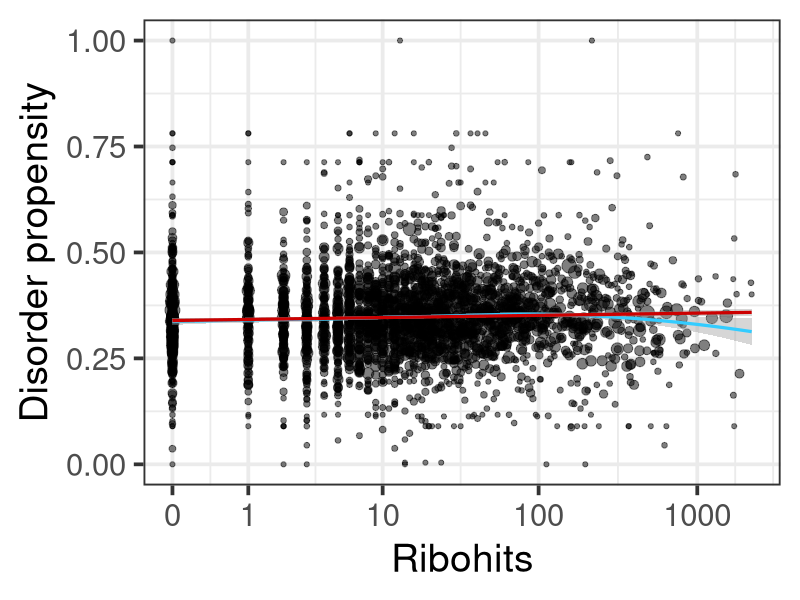
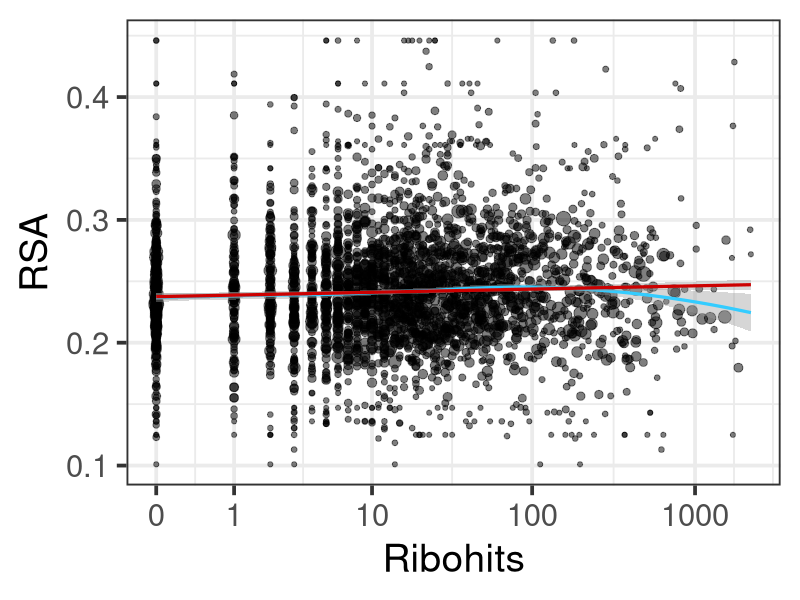
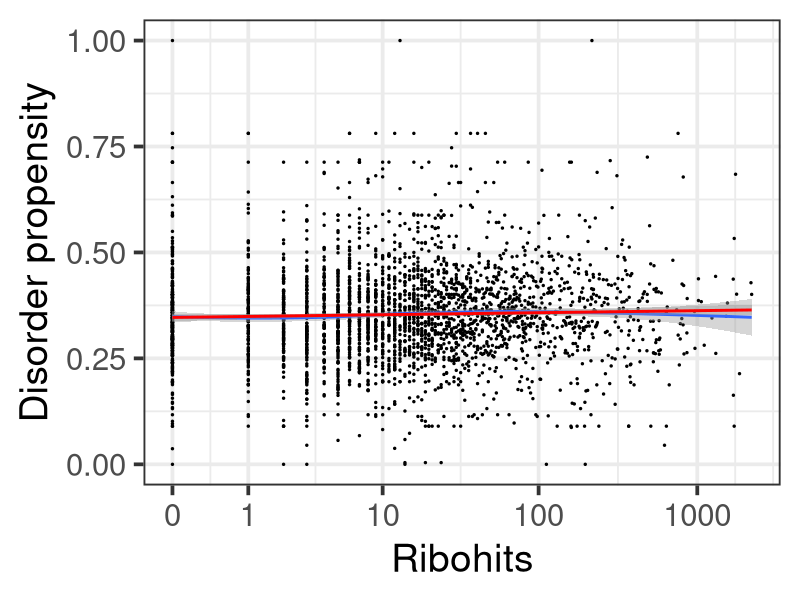
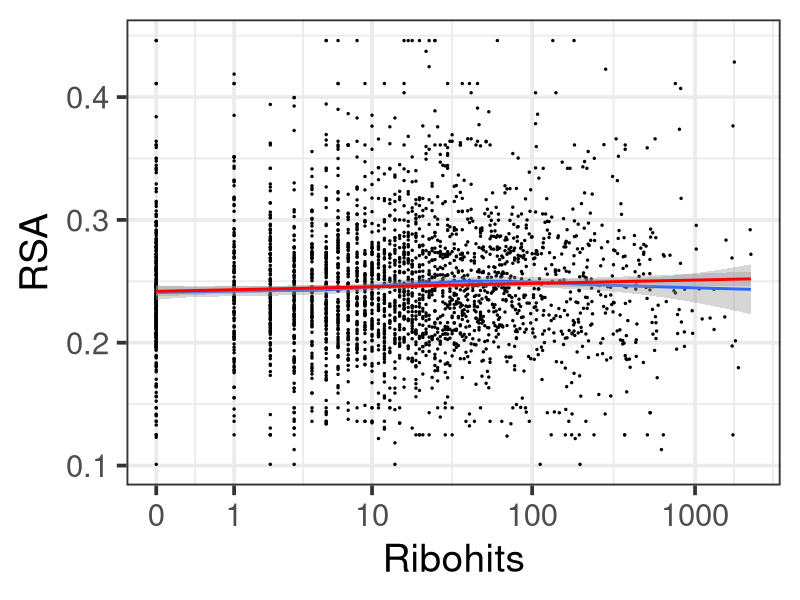
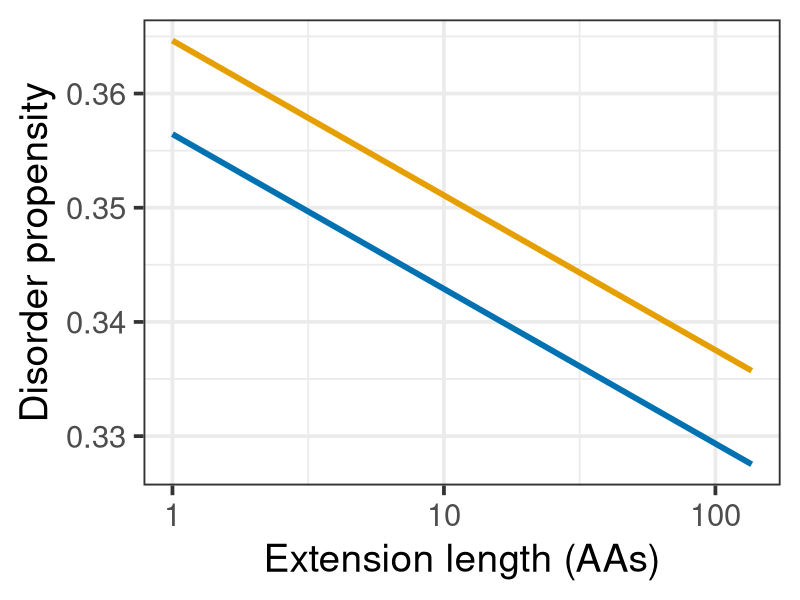
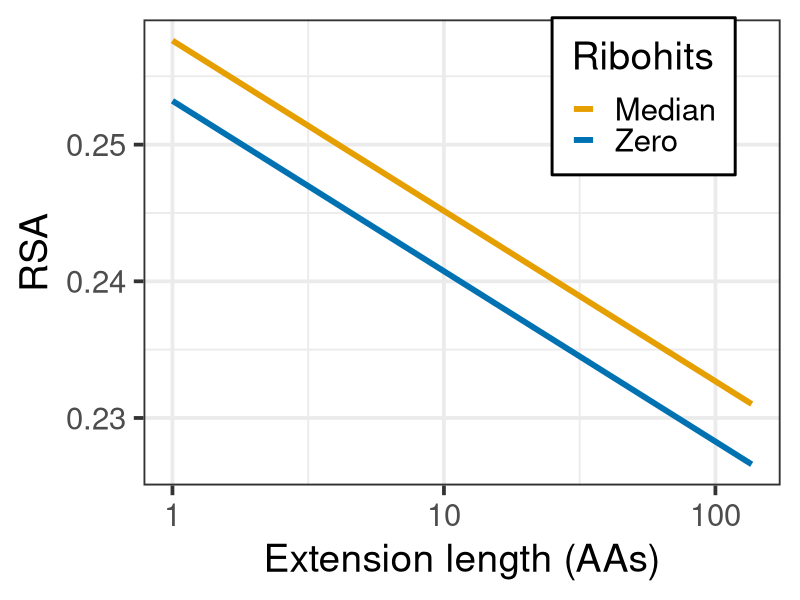

Here is the R script that generated these plots, in order:
# Figure 6 code.

# Load ribohits data.
ribohits.data <- read.table("ribohits_data_11-13-19.tab", header = T, sep = "\t", stringsAsFactors = F)

# Load packages.
library(tidyverse)

# Removing fragile proteins.
ribohits.nofragile <- ribohits.data[ribohits.data$Fragile == 0,]

# Building the disorder propensity and RSA models.
disprop.lm <- lm(
  data = ribohits.nofragile,
  formula = Disorder.prop.0 ~ log10(Ribohits.summed + 0.5) + log10(Length.0),
  weights = Length.0 - 1
)
disprop.summary <- summary(disprop.lm)
disprop.int <- disprop.summary$coefficients[1,1]
disprop.b.ribo <- disprop.summary$coefficients[2,1]
disprop.b.length <- disprop.summary$coefficients[3,1]
drop1(disprop.lm, test = "Chisq")

hydrophilicity.lm <- lm(
  data = ribohits.nofragile,
  formula = RSA.hydrophilicity.0 ~ log10(Ribohits.summed + 0.5) + log10(Length.0),
  weights = Length.0 - 1
)
rsa.summary <- summary(hydrophilicity.lm)
rsa.int <- rsa.summary$coefficients[1,1]
rsa.b.ribo <- rsa.summary$coefficients[2,1]
rsa.b.length <- rsa.summary$coefficients[3,1]
drop1(hydrophilicity.lm, test = "Chisq")

ribo.median <- log10(median(ribohits.nofragile$Ribohits.summed + 0.5, na.rm = T))
ribo.none <- log10(0.5)

# Weighted R2.
disprop.nolength.lm <- lm(
  data = ribohits.nofragile,
  formula = Disorder.prop.0 ~ log10(Ribohits.summed + 0.5),
  weights = Length.0 - 1
)
disprop.nolength.summary <- summary(disprop.nolength.lm)
disprop.nolength.summary

disprop.nolength.noweights.lm <- lm(
  data = ribohits.nofragile,
  formula = Disorder.prop.0 ~ log10(Ribohits.summed + 0.5)
)
disprop.nolength.noweights.summary <- summary(disprop.nolength.noweights.lm)
disprop.nolength.noweights.summary

disprop.noweights.lm <- lm(
  data = ribohits.nofragile,
  formula = Disorder.prop.0 ~ log10(Ribohits.summed + 0.5) + log10(Length.0)
)
disprop.noweights.summary <- summary(disprop.noweights.lm)
disprop.noweights.summary

hydrophilicity.nolength.lm <- lm(
  data = ribohits.nofragile,
  formula = RSA.hydrophilicity.0 ~ log10(Ribohits.summed + 0.5),
  weights = Length.0 - 1
)
rsa.nolength.summary <- summary(hydrophilicity.nolength.lm)
rsa.nolength.summary

hydrophilicity.nolength.noweights.lm <- lm(
  data = ribohits.nofragile,
  formula = RSA.hydrophilicity.0 ~ log10(Ribohits.summed + 0.5)
)
rsa.nolength.noweights.summary <- summary(hydrophilicity.nolength.noweights.lm)
rsa.nolength.noweights.summary

hydrophilicity.noweights.lm <- lm(
  data = ribohits.nofragile,
  formula = RSA.hydrophilicity.0 ~ log10(Ribohits.summed + 0.5) + log10(Length.0)
)
rsa.noweights.summary <- summary(hydrophilicity.noweights.lm)
rsa.noweights.summary

# Part A.
fig.6a.dprop <-
  ggplot(data = ribohits.nofragile,
         aes(x = log10(Ribohits.summed + 0.5),
             y = Disorder.prop.0,
             weight = Length.0 - 1,
             size = Length.0 - 1)
  ) +
  geom_point(alpha = 0.5) +
  geom_smooth(method = "loess", color = "#33CCFF", lwd = 1.1) +
  geom_smooth(method = "lm", color = "#CC0000", lwd = 1.1) +
  xlab("Ribohits") +
  ylab("Disorder propensity") +
  #scale_y_continuous(breaks = sqrt(c(0, 0.1, 0.25, 0.5)),
  #                   labels = c("0.00", "0.10", "0.25", "0.50")) +
  scale_x_continuous(breaks = log10(c(0.5, 1.5, 10.5, 100.5, 1000.5)),
                     labels = c(0, 1, 10, 100, 1000)) +
  theme_bw(base_size = 28) +
  theme(legend.position = "none")
png(filename = "Disprop_weighted_loess_lm_2-18-20.png", width = 6, height = 6, units = "in", res = 350)
#ggExtra::ggMarginal(fig.6a.dprop, type = "histogram")
fig.6a.dprop
dev.off()

fig.6a.rsa <-
  ggplot(data = ribohits.nofragile,
         aes(x = log10(Ribohits.summed + 0.5),
             y = RSA.hydrophilicity.0,
             weight = Length.0 - 1,
             size = Length.0 - 1)
  ) +
  geom_point(alpha = 0.5) +
  geom_smooth(method = "loess", color = "#33CCFF", lwd = 1.1) +
  geom_smooth(method = "lm", color = "#CC0000", lwd = 1.1) +
  xlab("Ribohits") +
  ylab("RSA") +
  #scale_y_continuous(breaks = sqrt(c(0, 0.1, 0.25, 0.5)),
  #                   labels = c("0.00", "0.10", "0.25", "0.50")) +
  scale_x_continuous(breaks = log10(c(0.5, 1.5, 10.5, 100.5, 1000.5)),
                     labels = c(0, 1, 10, 100, 1000)) +
  theme_bw(base_size = 28) +
  theme(legend.position = "none")
png(filename = "RSA_weighted_loess_lm_2-18-20.png", width = 6, height = 6, units = "in", res = 350)
#ggExtra::ggMarginal(fig.6a.rsa, type = "histogram")
fig.6a.rsa
dev.off()

# Unweighted versions of part A.
fig.6a.unweighted.dprop <-
  ggplot(data = ribohits.nofragile,
         aes(x = log10(Ribohits.summed + 0.5),
             y = Disorder.prop.0)
  ) +
  geom_point(size = 0.5) +
  geom_smooth(method = "loess") +
  geom_smooth(method = "lm", color = "red") +
  xlab("Ribohits") +
  ylab("Disorder propensity") +
  #scale_y_continuous(breaks = sqrt(c(0, 0.1, 0.25, 0.5)),
  #                   labels = c("0.00", "0.10", "0.25", "0.50")) +
  scale_x_continuous(breaks = log10(c(0.5, 1.5, 10.5, 100.5, 1000.5)),
                     labels = c(0, 1, 10, 100, 1000)) +
  theme_bw(base_size = 28)
png(filename = "Disprop_unweighted_loess_lm_2-18-20.png", width = 6, height = 6, units = "in", res = 350)
#ggExtra::ggMarginal(fig.6a.dprop, type = "histogram")
fig.6a.unweighted.dprop
dev.off()

fig.6a.unweighted.rsa <-
  ggplot(data = ribohits.nofragile,
         aes(x = log10(Ribohits.summed + 0.5),
             y = RSA.hydrophilicity.0)
  ) +
  geom_point(size = 0.5) +
  geom_smooth(method = "loess") +
  geom_smooth(method = "lm", color = "red") +
  xlab("Ribohits") +
  ylab("RSA") +
  #scale_y_continuous(breaks = sqrt(c(0, 0.1, 0.25, 0.5)),
  #                   labels = c("0.00", "0.10", "0.25", "0.50")) +
  scale_x_continuous(breaks = log10(c(0.5, 1.5, 10.5, 100.5, 1000.5)),
                     labels = c(0, 1, 10, 100, 1000)) +
  theme_bw(base_size = 28)
png(filename = "RSA_unweighted_loess_lm_2-18-20.png", width = 6, height = 6, units = "in", res = 350)
#ggExtra::ggMarginal(fig.6a.rsa, type = "histogram")
fig.6a.unweighted.rsa
dev.off()

# Part B
cbPalette <- c("#000000", "#E69F00", "#56B4E9", "#009E73", "#F0E442", "#0072B2", "#D55E00", "#CC79A7")

png(filename = "DisProp_L0_ribo_2-19-20.png", width = 6, height = 6, units = "in", res = 350)
ggplot(data = ribohits.data[ribohits.data$Fragile == 0,],
       aes(x = log10(Length.0),
           y = Disorder.prop.0,
           color = Ribohits)) +
  stat_function(fun = function(x)disprop.int+disprop.b.length*x+disprop.b.ribo*ribo.none,
                geom = "line", aes(color = "No"), size = 2) +
  stat_function(fun = function(x)disprop.int+disprop.b.length*x+disprop.b.ribo*ribo.median,
                geom = "line", aes(color = "Yes"), size = 2) +
  xlab("Extension length (AAs)") +
  ylab("Disorder propensity") +
  scale_x_continuous(breaks = log10(c(1, 10, 100)),
                     labels = c(1, 10, 100)) +
  #scale_y_continuous(breaks = sqrt(c(0.04, 0.16, 0.36)),
  #                   labels = c(0.04, 0.16, 0.36),
  #                   limits = c(0.125, 0.725)) +
  theme_bw(base_size = 28) +
  scale_color_manual(limits = c("Yes", "No"), values = cbPalette[c(2,6)]) +
  theme(legend.position = "none")
dev.off()

png(filename = "Hydrophilic_L0_ribo_2-19-20.png", width = 6, height = 6, units = "in", res = 350)
ggplot(data = ribohits.data[ribohits.data$Fragile == 0,],
       aes(x = log10(Length.0),
           y = RSA.hydrophilicity.0,
           color = Ribohits)) +
  stat_function(fun = function(x)rsa.int+rsa.b.length*x+rsa.b.ribo*ribo.none,
                geom = "line", aes(color = "No"), size = 2) +
  stat_function(fun = function(x)rsa.int+rsa.b.length*x+rsa.b.ribo*ribo.median,
                geom = "line", aes(color = "Yes"), size = 2) +
  xlab("Extension length (AAs)") +
  ylab("RSA") +
  scale_x_continuous(breaks = log10(c(1, 10, 100)),
                     labels = c(1, 10, 100)) +
  #scale_y_continuous(breaks = sqrt(c(0.04, 0.16, 0.36)),
  #                   labels = c(0.04, 0.16, 0.36),
  #                   limits = c(0.125, 0.725)) +
  theme_bw(base_size = 28) +
  scale_color_manual(limits = c("Yes", "No"), labels = c("Median", "Zero"), values = cbPalette[c(2,6)]) +
  theme(legend.position = c(0.785, 0.835),
        legend.background = element_rect(fill = "white", size = 1, linetype = "solid", color = "black"))
dev.off()
